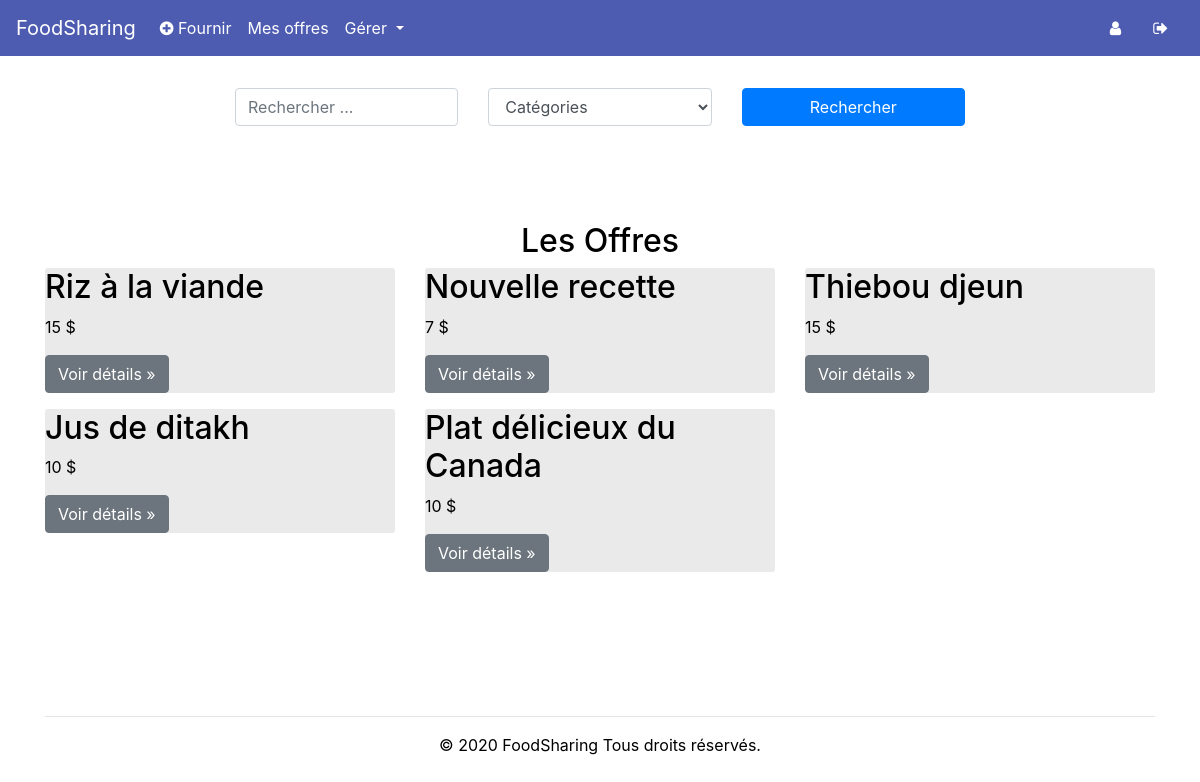
The app's page /admin (signed in), older data.
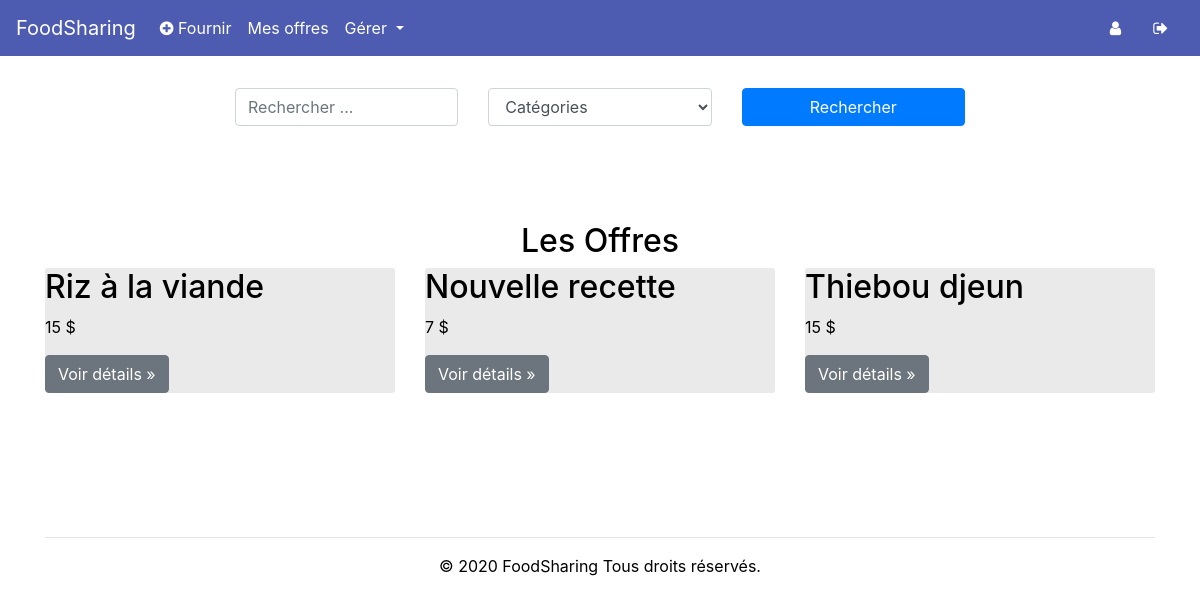
The same page, newer data.
### tables this page shows
CREATE TABLE Offers (
    offer_id INTEGER PRIMARY KEY,
    offer_categorie_id INTEGER,
    offer_user_id INTEGER,
    offer_title varchar(255) NOT NULL,
    offer_description varchar(255) NOT NULL,
    offer_price varchar(255) NOT NULL,
    FOREIGN KEY(offer_categorie_id) REFERENCES Categories(categorie_id),
    FOREIGN KEY(offer_user_id) REFERENCES regularsUsers(user_id)
);

### app.py (the view)
@app.route('/admin')
def home_page_admin():
    if session.get("id") is None:
        return redirect('/')
    else:
        db = Database()
        offers = db.get_all_offers()
        categories = db.get_categories()
        db.disconnect()
        return render_template('home_admin.html', year=now, offers=offers, categories=categories)

### database.py (called while the page is built)
    def get_connection(self):
        if self.connection is None:
            try:
                self.connection = sqlite3.connect('database/users.db')
            except sqlite3.Error as error:
                print("Failed to insert Python variable into sqlite table", error)
        return self.connection

    def disconnect(self):
        if self.connection is not None:
            self.connection.close()

    def get_all_offers(self):
        connect = self.get_connection()
        cur = connect.cursor()
        cur.execute("SELECT * FROM Offers")
        result = cur.fetchall()
        if result is None:
            return None
        else:
            return result

    def get_categories(self):
        connect = self.get_connection()
        cur = connect.cursor()
        cur.execute("SELECT categorie_id, categorie_title FROM Categories ORDER BY categorie_title ASC")
        result = cur.fetchall()
        if result is None:
            return None
        else:
            return result

### templates/home_admin.html (shortened to what the changed rows need)
<!DOCTYPE html>
 <html class="not-ie no-js" lang="fr">
    <head>
        <link href="https://stackpath.bootstrapcdn.com/bootstrap/4.3.1/css/bootstrap.min.css" rel="stylesheet">
        <link href="/static/css/HomeStyle.css" rel="stylesheet">
        <link rel="stylesheet" href="https://cdnjs.cloudflare.com/ajax/libs/font-awesome/4.7.0/css/font-awesome.min.css">
    </head>
    <body>
            <div class="container">
                <div class="row">
                    <div class="col-md-12"><h2 class="text-center" style="
                        padding-top: 6rem;
                        ">Les Offres</h2></div>
                </div>
                <div class="row">
                    {% if offers is defined %}
                        {% for offer_info in offers %}
                            <div class="col-md-4" style="/*margin-right: 3px;*/">
                            <article class="offer_container">
                              <h2>{{ offer_info[3] }}</h2>
                              <p> {{ offer_info[5] }} $</p>
                              <p><a class="btn btn-secondary" href="/offer/{{ offer_info[0] }}" role="button">Voir détails &raquo;</a></p>
                            </article>
                            </div>
                        {% endfor %}
                    {% else %}
                        <div class="col-md-12"><h3 class="text-center" style="color:yellowgreen">Il n'y a pas d'annonces présentement</h3></div>
                    {% endif %}
                </div>
			</div>
    </body>

Row changes from the older to the newer data that the page shows:
removed Offers: offer_title "Jus de ditakh", offer_price "10"
removed Offers: offer_title "Plat délicieux du Canada", offer_price "10"
